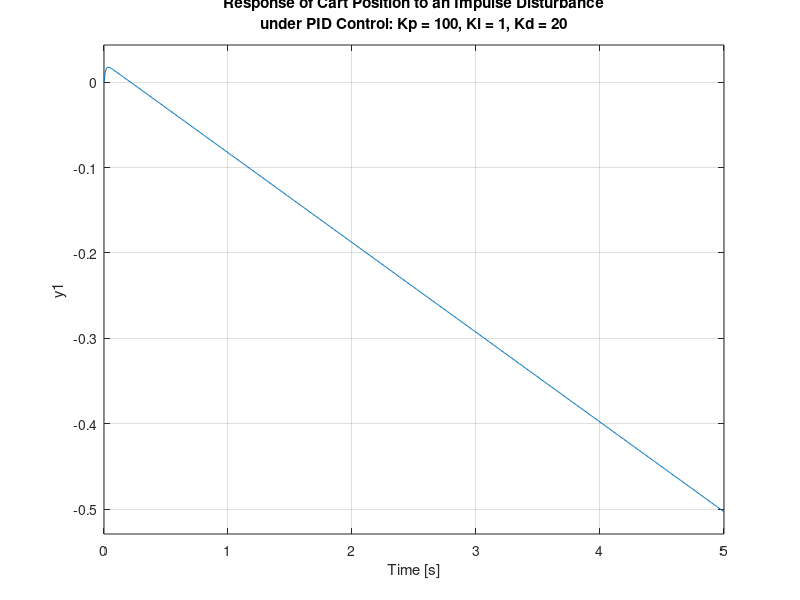

Reproduce this figure in MATLAB.
%PID Controller Design
M = 0.5;
m = 0.2;
b = 0.1;
I = 0.006;
g = 9.8;
l = 0.3;
q = (M+m)*(I+m*l^2)-(m*l)^2;
s = tf('s');
P_pend = (m*l*s/q)/(s^3 + (b*(I + m*l^2))*s^2/q - ((M + m)*m*g*l)*s/q - b*m*g*l/q);

Kp = 100;
Ki = 1;
Kd = 20;
C = pid(Kp,Ki,Kd);
T = feedback(P_pend,C);
t=0:0.01:10;
impulse(T,t);
axis([0, 2.5, -0.2, 0.2]);
title({'Response of Pendulum Position to an Impulse Disturbance';'under PID Control: Kp = 100, Ki = 1, Kd = 20'});
P_cart = (((I+m*l^2)/q)*s^2 - (m*g*l/q))/(s^4 + (b*(I + m*l^2))*s^3/q - ((M + m)*m*g*l)*s^2/q - b*m*g*l*s/q);
T2 = feedback(1,P_pend*C)*P_cart;
t = 0:0.01:5;
impulse(T2, t);
title({'Response of Cart Position to an Impulse Disturbance';'under PID Control: Kp = 100, Ki = 1, Kd = 20'});